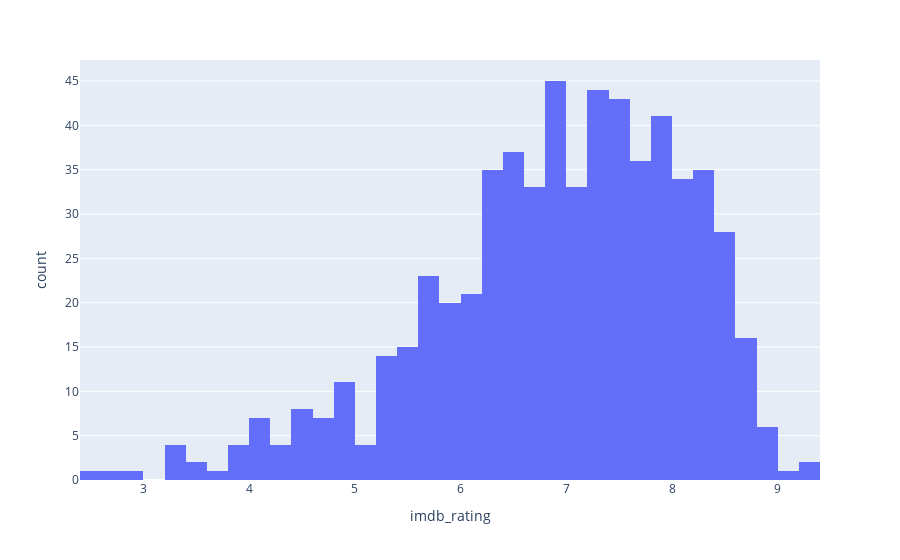

Here is the notebook cell this chart was saved with:
### Code cell
px.histogram(movie_metadata, x="imdb_rating")

### Figure 1 — Plotly figure (JSON) as saved in the notebook; plotly's stock layout.template omitted (floating-point values rounded to 4 significant figures; data arrays with more than 128 entries replaced by an {"elided": "..."} marker saying what was removed)
{"data": [{"alignmentgroup": "True", "bingroup": "x", "hovertemplate": "imdb_rating=%{x}<br>count=%{y}<extra></extra>", "legendgroup": "", "marker": {"color": "#636efa", "pattern": {"shape": ""}}, "name": "", "offsetgroup": "", "orientation": "v", "showlegend": false, "type": "histogram", "x": {"elided": "617 float values"}, "xaxis": "x", "yaxis": "y"}], "layout": {"barmode": "relative", "legend": {"tracegroupgap": 0}, "margin": {"t": 60}, "xaxis": {"anchor": "y", "domain": [0, 1], "title": {"text": "imdb_rating"}}, "yaxis": {"anchor": "x", "domain": [0, 1], "title": {"text": "count"}}}}
